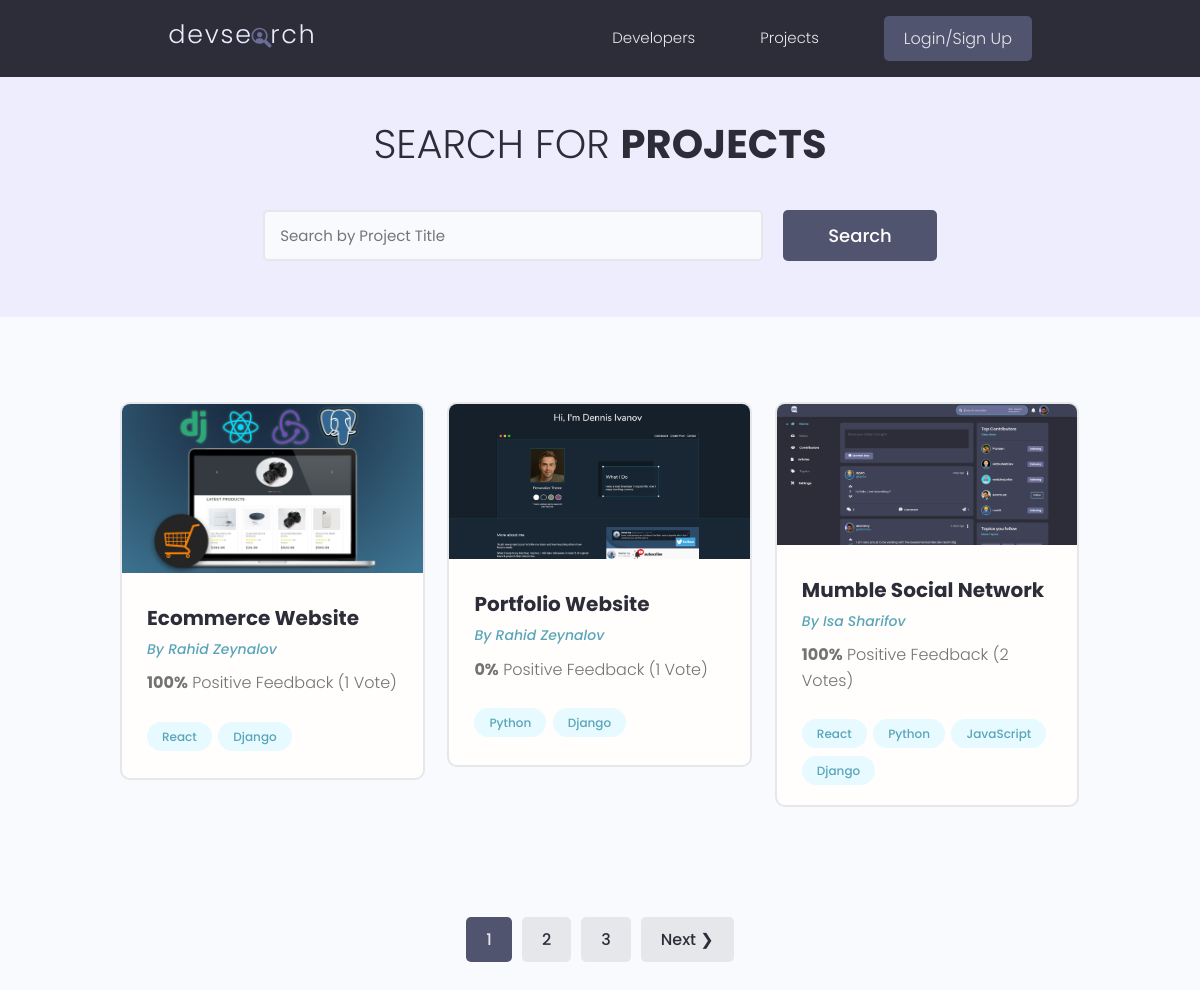
/projects/, run on the app's committed database.
### projects/models.py (models this page shows, shortened)
class Project(models.Model):
    owner = models.ForeignKey(Profile, null=True, blank=True, on_delete=models.SET_NULL)
    title = models.CharField(max_length=200)
    description = models.TextField(null=True, blank=True)
    featured_image = models.ImageField(null=True, blank=True, default='default.jpg')
    demo_link = models.CharField(max_length=2000, null=True, blank=True)
    source_link = models.CharField(max_length=2000, null=True, blank=True)
    tags = models.ManyToManyField(Tag, blank=True)
    vote_total = models.IntegerField(default=0, null=True, blank=True)
    vote_ratio = models.IntegerField(default=0, null=True, blank=True)
    created = models.DateTimeField(auto_now_add=True, null=True, blank=True)
    id = models.UUIDField(default=uuid.uuid4, unique=True, primary_key=True, editable=False)
    class Meta:
        ordering = ['created']

class Tag(models.Model):
    name = models.CharField(max_length=200)
    created = models.DateTimeField(auto_now_add=True, null=True, blank=True)
    id = models.UUIDField(default=uuid.uuid4, unique=True, primary_key=True, editable=False)
    def __str__(self) -> str:
        return self.name

### users/models.py (models this page shows, shortened)
class Profile(models.Model):
    user = models.OneToOneField(User, on_delete=models.CASCADE, null=True, blank=True)
    name = models.CharField(max_length=150, null=True, blank=True)
    email = models.EmailField(max_length=150, null=True, blank=True)
    username = models.CharField(max_length=150, null=True, blank=True)
    location = models.CharField(max_length=150, null=True, blank=True)
    short_intro = models.CharField(max_length=200, null=True, blank=True)
    bio = models.TextField(null=True, blank=True)
    profile_image = models.ImageField(null=True, blank=True, upload_to='profiles/', default="profiles/users-default.png")
    social_github = models.CharField(max_length=150, null=True, blank=True)
    social_stackoverflow = models.CharField(max_length=150, null=True, blank=True)
    social_linkedin = models.CharField(max_length=150, null=True, blank=True)
    social_youtube = models.CharField(max_length=150, null=True, blank=True)
    social_medium = models.CharField(max_length=150, null=True, blank=True)
    created = models.DateTimeField(auto_now_add=True, null=True, blank=True)
    id = models.UUIDField(default=uuid.uuid4, unique=True, primary_key=True, editable=False)
    class Meta:
        ordering =['created']

### projects/views.py (the view)
# urls.py: path('projects/', include('projects.urls')),
def projects(request):
    projects, search_query = searchProject(request)
    custome_range, projects = paginateProjects(request, projects, 3)
    context = {'projects':projects, 'search_query':search_query, 'custome_range':custome_range}
    return render(request,'projects/projects.html', context=context)

### projects/utils.py (called while the page is built)
def searchProject(request):
    search_query = ''
    if request.GET.get('search_query'):
        search_query = request.GET.get('search_query')
    projects = Project.objects.distinct().filter(
        Q(title__icontains=search_query) |
        Q(description__icontains=search_query) |
        Q(owner__name__icontains=search_query) |
        Q(tags__name__icontains=search_query)
        )
    return projects, search_query

### projects/templates/projects/projects.html (shortened to what this page needs)
{% extends 'main.html' %}
{% block content %}
<main class="projects">
    <section class="hero-section text-center">
        <div class="container container--narrow">
            <div class="hero-section__box">
                <h2>Search for <span>Projects</span></h2>
            </div>
            <div class="hero-section__search">
                <form id="searchForm" class="form" action="{% url 'projects' %}" method="get">
                    <div class="form__field">
                        <input class="input input--text" id="formInput#search" type="text" name="search_query"
                            value="{{search_query}}" placeholder="Search by Project Title" />
                    </div>
                    <input class="btn btn--sub btn--lg" type="submit" value="Search" />
                </form>
            </div>
        </div>
    </section>
    <section class="projectsList">
        <div class="container">
            <div class="grid grid--three">
                {% for project in projects %}
                <div class="column">
                    <div class="card project">
                        <a href="{% url 'project' project.id %}" class="project">
                            <img class="project__thumbnail" src="{{project.featured_image.url}}"
                                alt="project thumbnail" />
                            <div class="card__body">
                                <h3 class="project__title">{{project.title}}</h3>
                                <p><a class="project__author" href="{% url 'user-profile' project.owner.id %}">By {{project.owner.name}}</a></p>
                                <p class="project--rating">
                                    <span style="font-weight: bold;">{{project.vote_ratio}}%</span> Positive
                                    Feedback ({{project.vote_total}} Vote{{project.vote_total|pluralize:"s"}})
                                </p>
                                <div class="project__tags">
                                    {% for tag in project.tags.all %}
                                    <span class="tag tag--pill tag--main">
                                        <small>{{tag}}</small>
                                    </span>
                                    {% endfor %}
                                </div>
                            </div>
                        </a>
                    </div>
                </div>
                {% endfor %}
            </div>
        </div>
    </section>
    {% include "pagination.html" with queryset=projects custome_range=custome_range %}
</main>
{% endblock content %}

### static/styles/app.css (style rules this page uses)
:root { --color-sub: #2d2d39; }
.btn--sub { background-color: var(--color-sub-light); }
.card { border: 2px solid var(--color-light); }
img { width: 100%; }
.hero-section { height: 40vh; display: flex; align-items: center; background-color: var(--color-sub); }
.hero-section__box { margin-bottom: 4rem; }
.hero-section__box > h2, .hero-section__box > h2 > span { font-size: 4rem; color: var(--color-light); line-height: 1.3; text-transform: uppercase; }
.hero-section__box > h2 { font-weight: 300; }
.hero-section__box > h2 > span { font-weight: 700; }
.hero-section__search > .form { display: flex; align-items: center; justify-content: center; gap: 2rem; }
.hero-section__search > .form input.input--text { width: 50rem; }
.project__author { font-size: 1.4rem; font-style: italic; }
.project--rating { margin-bottom: 1.6em; margin-top: .5em; }
.projects > .hero-section { background: var(--color-sub-lighter); height: 30vh; }
.projects .hero-section__box { margin-bottom: 2.5rem; }
.projects .hero-section__box > h2 { color: var(--color-sub); }
.projects .hero-section__box > h2 > span { font-weight: 700; color: var(--color-sub); }
.projectsList { margin-top: 8rem; }
.project__thumbnail { object-fit: cover; object-position: top center; }
.project__title { font-size: 2rem; font-weight: 700; color: var(--color-sub); }

### static/uikit/styles/modules/_variables.css (style rules this page uses)
:root { --color-main: #5aa5b9; --color-main-light: #e6faff; --color-sub: #3f4156; --color-sub-light: #51546e; --color-sub-lighter: #ededfd; --color-text: #737373; --color-gray: #8b8b8b; --color-light: #e5e7eb; --color-light-gray: #767676; --color-bg: #f8fafd; --color-white: #fffefd; --color-white-light: #f3f3f3; --color-success: #359e64; --color-success-bg: #def8e8; --color-error: #fc4b0b; --color-error-bg: #fff2ee; --font-base: 'Poppins', arial, helvetica, 'Segoe UI', roboto, ubuntu, sans-serif; --font-monospace: 'Fira Code', 'Courier New', courier, monospace; --font-regular: 300; --font-medium: 500; --font-bold: 700; --generic-shadow: 1px 1px 5px #00000010; --generic-transition: all 0.3s ease-in-out; }

### static/uikit/styles/modules/_base.css (style rules this page uses)
* { margin: 0; padding: 0; box-sizing: border-box; text-rendering: optimizeLegibility; color: inherit; font-size: inherit; }
html { font-size: 50%; }
@media only screen and (min-width: 480px) { html { font-size: 56.25%; } }
@media only screen and (min-width: 1200px) { html { font-size: 62.5%; } }
body { line-height: 1.6; font-weight: 400; font-size: 1.5rem; color: var(--color-text); background-color: var(--color-bg); min-height: 100vh; }

### static/uikit/styles/modules/_typography.css (style rules this page uses)
* { font-family: var(--font-base); }
h2 { font-size: 3.6rem; font-weight: var(--font-bold); }
h3 { font-size: 3.2rem; font-weight: var(--font-medium); }
p, span, strong { font-size: 1.6rem; color: var(--color-text); font-weight: var(--font-regular); }
a { padding-bottom: 2px; text-decoration: none; display: inline-block; color: var(--color-main); font-weight: var(--font-medium); }

### static/uikit/styles/modules/_utilities.css (style rules this page uses)
.container { width: 92%; max-width: 165rem; margin: 0 auto; box-sizing: border-box; }
.container--narrow { width: 92%; max-width: 120rem; }
@media screen and (min-width: 1000px) { .container { width: 90%; } }
@media screen and (min-width: 1000px) { .container--narrow { width: 85%; } }
@media screen and (min-width: 1200px) { .container { width: 80%; } }
@media screen and (min-width: 1200px) { .container--narrow { width: 72%; } }
.text-center { text-align: center; }

### static/uikit/styles/modules/_button.css (style rules this page uses)
.btn { display: inline-block; position: relative; cursor: pointer; background-color: var(--color-light); font-weight: var(--font-medium); color: var(--color-sub); text-decoration: none; padding: 1rem 2rem; border-radius: 0.5rem; border: none; width: -webkit-fit-content; width: -moz-fit-content; width: fit-content; height: -webkit-fit-content; height: -moz-fit-content; height: fit-content; font-size: 1.6rem; outline-width: 0; outline-color: transparent; -webkit-backface-visibility: hidden; backface-visibility: hidden; transition: all 0.3s ease-in-out; }
.btn--sub { background-color: var(--color-sub); color: var(--color-white); }
.btn--lg { font-size: 1.8rem; padding: 1.2rem 4.5rem; }

### static/uikit/styles/modules/_card.css (style rules this page uses)
.card { border-radius: 1rem; background-color: var(--color-white); border: 1.5px solid var(--color-light); width: auto; height: auto; margin-top: 0.5rem; margin-bottom: 0.5rem; overflow: hidden; }
.card__body, .card__header { padding: 2rem 2.5rem; }

### data on the page
Project: featured_image (picture), title "Ecommerce Website", owner.name "Rahid Zeynalov", vote_ratio "100", vote_total "1"
Tag: name "React"
Tag: name "Django"
Project: featured_image (picture), title "Portfolio Website", owner.name "Rahid Zeynalov", vote_ratio "0", vote_total "1"
Tag: name "Python"
Project: featured_image (picture), title "Mumble Social Network", owner.name "Isa Sharifov", vote_ratio "100", vote_total "2"
Tag: name "JavaScript"

### other printed values
{{ page }} "1"
{{ page }} "2" "3"
